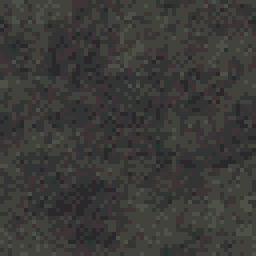
#> input picture assets/tex_asphalt.png, 64 x 64 px (shown 4 times larger)
$ python -i process_assets.py   (imports and definitions only)
#> lines starting #> are read from the running program, lines starting #| are printed output that depends on the picture
#> further down, picture is the input picture: PIL image 64x64 RGBA; mean R, G, B, A 59.2, 58.8, 55.7, 255
"""Turn raw SDXL renders into game-ready pixel art.

- textures: box-downscale (keeps seamless tiling) + NES palette
- sprites:  key out flat background, crop, area-downscale, NES palette, binary alpha, optional outline
- cars:     hue-shifted color variants
Writes assets/*.png and assets/manifest.js.   Usage: python process_assets.py [name ...]
"""
import os, sys, json, colorsys
import numpy as np
from PIL import Image
from scipy import ndimage

HERE = os.path.dirname(os.path.abspath(__file__))
RAW = os.path.join(HERE, "raw")
OUT = os.path.join(HERE, "..", "assets")
# [1 line not run here, left out]

NES = """7C7C7C 0000FC 0000BC 4428BC 940084 A80020 A81000 881400 503000 007800 006800 005800 004058 000000
BCBCBC 0078F8 0058F8 6844FC D800CC E40058 F83800 E45C10 AC7C00 00B800 00A800 00A844 008888
F8F8F8 3CBCFC 6888FC 9878F8 F878F8 F85898 F87858 FCA044 F8B800 B8F818 58D854 58F898 00E8D8 787878
FCFCFC A4E4FC B8B8F8 D8B8F8 F8B8F8 F8A4C0 F0D0B0 FCE0A8 F8D878 D8F878 B8F8B8 B8F8D8 00FCFC F8D8F8""".split()
PAL = np.array(sorted({tuple(int(h[i:i + 2], 16) for i in (0, 2, 4)) for h in NES}), dtype=np.float32)

# Which raw seed to use per asset (index in raw/<name>_<seed>.png), chosen by eye from contact sheets.
# [1 line not run here, left out]

# name: (kind, max_w, max_h, outline)
SPECS = {
    "tex_grass": ("tex", 64), "tex_dirt": ("tex", 64), "tex_asphalt": ("tex", 64), "tex_sand": ("tex", 64),
    "tex_water": ("tex", 64), "tex_snow": ("tex", 64), "tex_ice": ("tex", 64), "tex_concrete": ("tex", 64),
    "tex_rubber": ("tex", 64),
    "car_buggy": ("car", 19, 24, True), "car_formula": ("car", 15, 26, True),
    "missile": ("spr", 6, 14, True),
    "tree_oak": ("spr", 48, 52, True), "bush": ("spr", 22, 20, True), "haybale": ("spr", 22, 20, True),
    "tree_palm": ("spr", 44, 60, True), "rock": ("spr", 24, 22, True),
    "tree_pine": ("spr", 34, 56, True), "snowman": ("spr", 22, 30, True), "cone": ("spr", 12, 14, True),
    "barrel": ("spr", 16, 20, True), "tirestack": ("spr", 20, 22, True),
    "cloud": ("spr", 64, 48, True), "bomb": ("spr", 12, 12, True),
    "icon_engine": ("spr", 16, 16, True), "icon_tire": ("spr", 16, 16, True), "icon_battery": ("spr", 16, 16, True),
    "trophy": ("spr", 56, 64, True),
    "title_art": ("art", 320, 183),
}

CAR_HUES = {"red": 0, "blue": 0.62, "green": 0.33, "yellow": 0.14}


# [29 lines left out: functions nes_quantize, quantize, pick, not called in this run]


def key_background(im):
    """Return alpha mask (bool) by flood-filling near-background colors from the border."""
    a = np.asarray(im.convert("RGB"), dtype=np.float32)
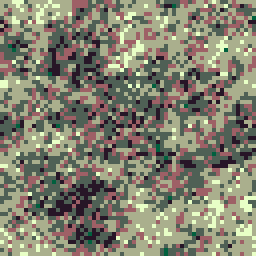
#> a: shape (64, 64, 3) float32 (shown 4 times larger); mean R, G, B 59.2, 58.8, 55.7; drawn with min black and max white
    border = np.concatenate([a[0], a[-1], a[:, 0], a[:, -1]])
#> border = 256 rows, first 8: [66, 67, 61], [66, 67, 61], [66, 67, 61], [77, 81, 71], [77, 81, 71], [77, 81, 71], [50, 53, 51], [66, 67, 61]
    bg = np.median(border, axis=0)
#> bg = [66, 67, 61]
    dist = np.sqrt(((a - bg) ** 2).sum(-1))
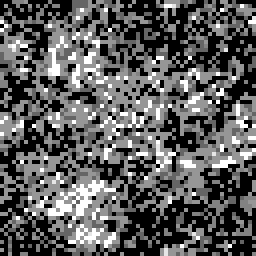
#> dist: shape (64, 64) float32 (shown 4 times larger); min 0, max 39.77, mean 14.4; drawn with min black and max white
    lab, _ = ndimage.label(dist < 48)
#> lab: shape (64, 64) int32; every value is 1
    edge_labels = set(np.unique(np.concatenate([lab[0], lab[-1], lab[:, 0], lab[:, -1]]))) - {0}
#> edge_labels = 1 item
    bgmask = np.isin(lab, list(edge_labels))
#> bgmask: shape (64, 64) bool; every value is 1
    fg = ~bgmask
#> fg: shape (64, 64) bool; every value is 0
    fg = ndimage.binary_opening(fg, iterations=1)
    fg = ndimage.binary_erosion(fg, iterations=2)
    # keep main blobs only
    lab2, n = ndimage.label(fg)
#> lab2: shape (64, 64) int32; every value is 0
#> n = 0
    if n > 1:
        sizes = ndimage.sum(fg, lab2, range(1, n + 1))
        keep = [i + 1 for i, s in enumerate(sizes) if s >= sizes.max() * 0.08]
        fg = np.isin(lab2, keep)
    return a, fg


# [22 lines left out: functions fit_downscale, add_outline, not called in this run]


def boost_contrast(rgb, amount=1.15):
    m = rgb.mean(axis=(0, 1), keepdims=True)
    return np.clip((rgb - m) * amount + m, 0, 255)


# [75 lines left out: functions save_rgba, hue_shift, process, main, not called in this run]


# [2 lines not run here, left out]

>>> from PIL import Image
>>> picture = Image.open('../assets/tex_asphalt.png')
>>> result = key_background(picture)
